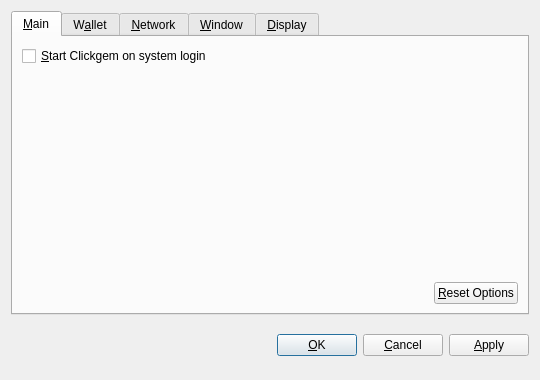
<?xml version="1.0" encoding="UTF-8"?>
<ui version="4.0">
 <class>OptionsDialog</class>
 <widget class="QDialog" name="OptionsDialog">
  <property name="geometry">
   <rect>
    <x>0</x>
    <y>0</y>
    <width>540</width>
    <height>380</height>
   </rect>
  </property>
  <property name="windowTitle">
   <string>Options</string>
  </property>
  <property name="modal">
   <bool>true</bool>
  </property>
  <layout class="QVBoxLayout" name="verticalLayout">
   <item>
    <widget class="QTabWidget" name="tabWidget">
     <property name="tabPosition">
      <enum>QTabWidget::North</enum>
     </property>
     <property name="currentIndex">
      <number>0</number>
     </property>
     <widget class="QWidget" name="tabMain">
      <attribute name="title">
       <string>&amp;Main</string>
      </attribute>
      <layout class="QVBoxLayout" name="verticalLayout_Main">
       <item>
        <widget class="QCheckBox" name="bitcoinAtStartup">
         <property name="toolTip">
          <string>Automatically start Clickgem after logging in to the system.</string>
         </property>
         <property name="text">
          <string>&amp;Start Clickgem on system login</string>
         </property>
        </widget>
       </item>
       <item>
        <spacer name="verticalSpacer_Main">
         <property name="orientation">
          <enum>Qt::Vertical</enum>
         </property>
         <property name="sizeHint" stdset="0">
          <size>
           <width>20</width>
           <height>40</height>
          </size>
         </property>
        </spacer>
       </item>
       <item>
        <layout class="QHBoxLayout" name="horizontalLayout_2_Main">
         <item>
          <spacer name="horizontalSpacer_2_Main">
           <property name="orientation">
            <enum>Qt::Horizontal</enum>
           </property>
           <property name="sizeHint" stdset="0">
            <size>
             <width>40</width>
             <height>20</height>
            </size>
           </property>
          </spacer>
         </item>
         <item>
          <widget class="QPushButton" name="resetButton">
           <property name="toolTip">
            <string>Reset all client options to default.</string>
           </property>
           <property name="text">
            <string>&amp;Reset Options</string>
           </property>
           <property name="autoDefault">
            <bool>false</bool>
           </property>
          </widget>
         </item>
        </layout>
       </item>
      </layout>
     </widget>
     <widget class="QWidget" name="tabWallet">
      <attribute name="title">
       <string>W&amp;allet</string>
      </attribute>
      <layout class="QVBoxLayout" name="verticalLayout_Network">
       <item>
        <widget class="QLabel" name="transactionFeeInfoLabel">
         <property name="text">
          <string>Optional transaction fee per kB that helps make sure your transactions are processed quickly. Most transactions are 1 kB.</string>
         </property>
         <property name="textFormat">
          <enum>Qt::PlainText</enum>
         </property>
         <property name="wordWrap">
          <bool>true</bool>
         </property>
        </widget>
       </item>
       <item>
        <layout class="QHBoxLayout" name="horizontalLayout_1_Main">
         <item>
          <widget class="QLabel" name="transactionFeeLabel">
           <property name="text">
            <string>Pay transaction &amp;fee</string>
           </property>
           <property name="textFormat">
            <enum>Qt::PlainText</enum>
           </property>
           <property name="buddy">
            <cstring>transactionFee</cstring>
           </property>
          </widget>
         </item>
         <item>
          <widget class="BitcoinAmountField" name="transactionFee"/>
         </item>
         <item>
          <spacer name="horizontalSpacer_1_Main">
           <property name="orientation">
            <enum>Qt::Horizontal</enum>
           </property>
           <property name="sizeHint" stdset="0">
            <size>
             <width>40</width>
             <height>20</height>
            </size>
           </property>
          </spacer>
         </item>
        </layout>
       </item>
       <item>
        <widget class="QLabel" name="label">
         <property name="text">
          <string>If you disable the spending of unconfirmed change, the change from a transaction cannot be used until that transaction has at least one confirmation. This also affects how your balance is computed.</string>
         </property>
         <property name="wordWrap">
          <bool>true</bool>
         </property>
        </widget>
       </item>
       <item>
        <widget class="QCheckBox" name="spendZeroConfChange">
         <property name="text">
          <string>Spend unconfirmed change  (experts only)</string>
         </property>
        </widget>
       </item>
       <item>
        <spacer name="verticalSpacer">
         <property name="orientation">
          <enum>Qt::Vertical</enum>
         </property>
         <property name="sizeHint" stdset="0">
          <size>
           <width>20</width>
           <height>40</height>
          </size>
         </property>
        </spacer>
       </item>
      </layout>
     </widget>
     <widget class="QWidget" name="tabNetwork">
      <attribute name="title">
       <string>&amp;Network</string>
      </attribute>
      <layout class="QVBoxLayout" name="verticalLayout_Network">
       <item>
        <widget class="QCheckBox" name="mapPortUpnp">
         <property name="toolTip">
          <string>Automatically open the Clickgem client port on the router. This only works when your router supports UPnP and it is enabled.</string>
         </property>
         <property name="text">
          <string>Map port using &amp;UPnP</string>
         </property>
        </widget>
       </item>
       <item>
        <widget class="QCheckBox" name="connectSocks">
         <property name="toolTip">
          <string>Connect to the Clickgem network through a SOCKS proxy (e.g. when connecting through Tor).</string>
         </property>
         <property name="text">
          <string>&amp;Connect through SOCKS proxy:</string>
         </property>
        </widget>
       </item>
       <item>
        <layout class="QHBoxLayout" name="horizontalLayout_Network">
         <item>
          <widget class="QLabel" name="proxyIpLabel">
           <property name="text">
            <string>Proxy &amp;IP:</string>
           </property>
           <property name="textFormat">
            <enum>Qt::PlainText</enum>
           </property>
           <property name="buddy">
            <cstring>proxyIp</cstring>
           </property>
          </widget>
         </item>
         <item>
          <widget class="QValidatedLineEdit" name="proxyIp">
           <property name="maximumSize">
            <size>
             <width>140</width>
             <height>16777215</height>
            </size>
           </property>
           <property name="toolTip">
            <string>IP address of the proxy (e.g. 127.0.0.1)</string>
           </property>
          </widget>
         </item>
         <item>
          <widget class="QLabel" name="proxyPortLabel">
           <property name="text">
            <string>&amp;Port:</string>
           </property>
           <property name="textFormat">
            <enum>Qt::PlainText</enum>
           </property>
           <property name="buddy">
            <cstring>proxyPort</cstring>
           </property>
          </widget>
         </item>
         <item>
          <widget class="QLineEdit" name="proxyPort">
           <property name="maximumSize">
            <size>
             <width>55</width>
             <height>16777215</height>
            </size>
           </property>
           <property name="toolTip">
            <string>Port of the proxy (e.g. 9050)</string>
           </property>
          </widget>
         </item>
         <item>
          <widget class="QLabel" name="socksVersionLabel">
           <property name="text">
            <string>SOCKS &amp;Version:</string>
           </property>
           <property name="textFormat">
            <enum>Qt::PlainText</enum>
           </property>
           <property name="buddy">
            <cstring>socksVersion</cstring>
           </property>
          </widget>
         </item>
         <item>
          <widget class="QValueComboBox" name="socksVersion">
           <property name="toolTip">
            <string>SOCKS version of the proxy (e.g. 5)</string>
           </property>
          </widget>
         </item>
         <item>
          <spacer name="horizontalSpacer_Network">
           <property name="orientation">
            <enum>Qt::Horizontal</enum>
           </property>
           <property name="sizeHint" stdset="0">
            <size>
             <width>40</width>
             <height>20</height>
            </size>
           </property>
          </spacer>
         </item>
        </layout>
       </item>
       <item>
        <spacer name="verticalSpacer_Network">
         <property name="orientation">
          <enum>Qt::Vertical</enum>
         </property>
         <property name="sizeHint" stdset="0">
          <size>
           <width>20</width>
           <height>40</height>
          </size>
         </property>
        </spacer>
       </item>
      </layout>
     </widget>
     <widget class="QWidget" name="tabWindow">
      <attribute name="title">
       <string>&amp;Window</string>
      </attribute>
      <layout class="QVBoxLayout" name="verticalLayout_Window">
       <item>
        <widget class="QCheckBox" name="minimizeToTray">
         <property name="toolTip">
          <string>Show only a tray icon after minimizing the window.</string>
         </property>
         <property name="text">
          <string>&amp;Minimize to the tray instead of the taskbar</string>
         </property>
        </widget>
       </item>
       <item>
        <widget class="QCheckBox" name="minimizeOnClose">
         <property name="toolTip">
          <string>Minimize instead of exit the application when the window is closed. When this option is enabled, the application will be closed only after selecting Quit in the menu.</string>
         </property>
         <property name="text">
          <string>M&amp;inimize on close</string>
         </property>
        </widget>
       </item>
       <item>
        <spacer name="verticalSpacer_Window">
         <property name="orientation">
          <enum>Qt::Vertical</enum>
         </property>
         <property name="sizeHint" stdset="0">
          <size>
           <width>20</width>
           <height>40</height>
          </size>
         </property>
        </spacer>
       </item>
      </layout>
     </widget>
     <widget class="QWidget" name="tabDisplay">
      <attribute name="title">
       <string>&amp;Display</string>
      </attribute>
      <layout class="QVBoxLayout" name="verticalLayout_Display">
       <item>
        <layout class="QHBoxLayout" name="horizontalLayout_1_Display">
         <item>
          <widget class="QLabel" name="langLabel">
           <property name="text">
            <string>User Interface &amp;language:</string>
           </property>
           <property name="textFormat">
            <enum>Qt::PlainText</enum>
           </property>
           <property name="buddy">
            <cstring>lang</cstring>
           </property>
          </widget>
         </item>
         <item>
          <widget class="QValueComboBox" name="lang">
           <property name="toolTip">
            <string>The user interface language can be set here. This setting will take effect after restarting Clickgem.</string>
           </property>
          </widget>
         </item>
        </layout>
       </item>
       <item>
        <layout class="QHBoxLayout" name="horizontalLayout_2_Display">
         <item>
          <widget class="QLabel" name="unitLabel">
           <property name="text">
            <string>&amp;Unit to show amounts in:</string>
           </property>
           <property name="textFormat">
            <enum>Qt::PlainText</enum>
           </property>
           <property name="buddy">
            <cstring>unit</cstring>
           </property>
          </widget>
         </item>
         <item>
          <widget class="QValueComboBox" name="unit">
           <property name="toolTip">
            <string>Choose the default subdivision unit to show in the interface and when sending coins.</string>
           </property>
          </widget>
         </item>
        </layout>
       </item>
       <item>
        <widget class="QCheckBox" name="displayAddresses">
         <property name="toolTip">
          <string>Whether to show Clickgem addresses in the transaction list or not.</string>
         </property>
         <property name="text">
          <string>&amp;Display addresses in transaction list</string>
         </property>
        </widget>
       </item>
       <item>
        <widget class="QCheckBox" name="coinControlFeatures">
         <property name="toolTip">
          <string>Whether to show coin control features or not.</string>
         </property>
         <property name="text">
          <string>Display coin &amp;control features (experts only!)</string>
         </property>
        </widget>
       </item>
       <item>
        <spacer name="verticalSpacer_Display">
         <property name="orientation">
          <enum>Qt::Vertical</enum>
         </property>
         <property name="sizeHint" stdset="0">
          <size>
           <width>20</width>
           <height>40</height>
          </size>
         </property>
        </spacer>
       </item>
      </layout>
     </widget>
    </widget>
   </item>
   <item>
    <layout class="QHBoxLayout" name="horizontalLayout_Buttons">
     <item>
      <spacer name="horizontalSpacer_1">
       <property name="orientation">
        <enum>Qt::Horizontal</enum>
       </property>
       <property name="sizeHint" stdset="0">
        <size>
         <width>40</width>
         <height>48</height>
        </size>
       </property>
      </spacer>
     </item>
     <item>
      <widget class="QLabel" name="statusLabel">
       <property name="font">
        <font>
         <weight>75</weight>
         <bold>true</bold>
        </font>
       </property>
       <property name="text">
        <string/>
       </property>
       <property name="textFormat">
        <enum>Qt::PlainText</enum>
       </property>
       <property name="wordWrap">
        <bool>true</bool>
       </property>
      </widget>
     </item>
     <item>
      <spacer name="horizontalSpacer_2">
       <property name="orientation">
        <enum>Qt::Horizontal</enum>
       </property>
       <property name="sizeHint" stdset="0">
        <size>
         <width>40</width>
         <height>48</height>
        </size>
       </property>
      </spacer>
     </item>
     <item>
      <widget class="QPushButton" name="okButton">
       <property name="text">
        <string>&amp;OK</string>
       </property>
      </widget>
     </item>
     <item>
      <widget class="QPushButton" name="cancelButton">
       <property name="text">
        <string>&amp;Cancel</string>
       </property>
       <property name="autoDefault">
        <bool>false</bool>
       </property>
      </widget>
     </item>
     <item>
      <widget class="QPushButton" name="applyButton">
       <property name="text">
        <string>&amp;Apply</string>
       </property>
       <property name="autoDefault">
        <bool>false</bool>
       </property>
      </widget>
     </item>
    </layout>
   </item>
  </layout>
 </widget>
 <customwidgets>
  <customwidget>
   <class>BitcoinAmountField</class>
   <extends>QSpinBox</extends>
   <header>bitcoinamountfield.h</header>
  </customwidget>
  <customwidget>
   <class>QValueComboBox</class>
   <extends>QComboBox</extends>
   <header>qvaluecombobox.h</header>
  </customwidget>
  <customwidget>
   <class>QValidatedLineEdit</class>
   <extends>QLineEdit</extends>
   <header>qvalidatedlineedit.h</header>
  </customwidget>
 </customwidgets>
 <resources/>
 <connections/>
</ui>
